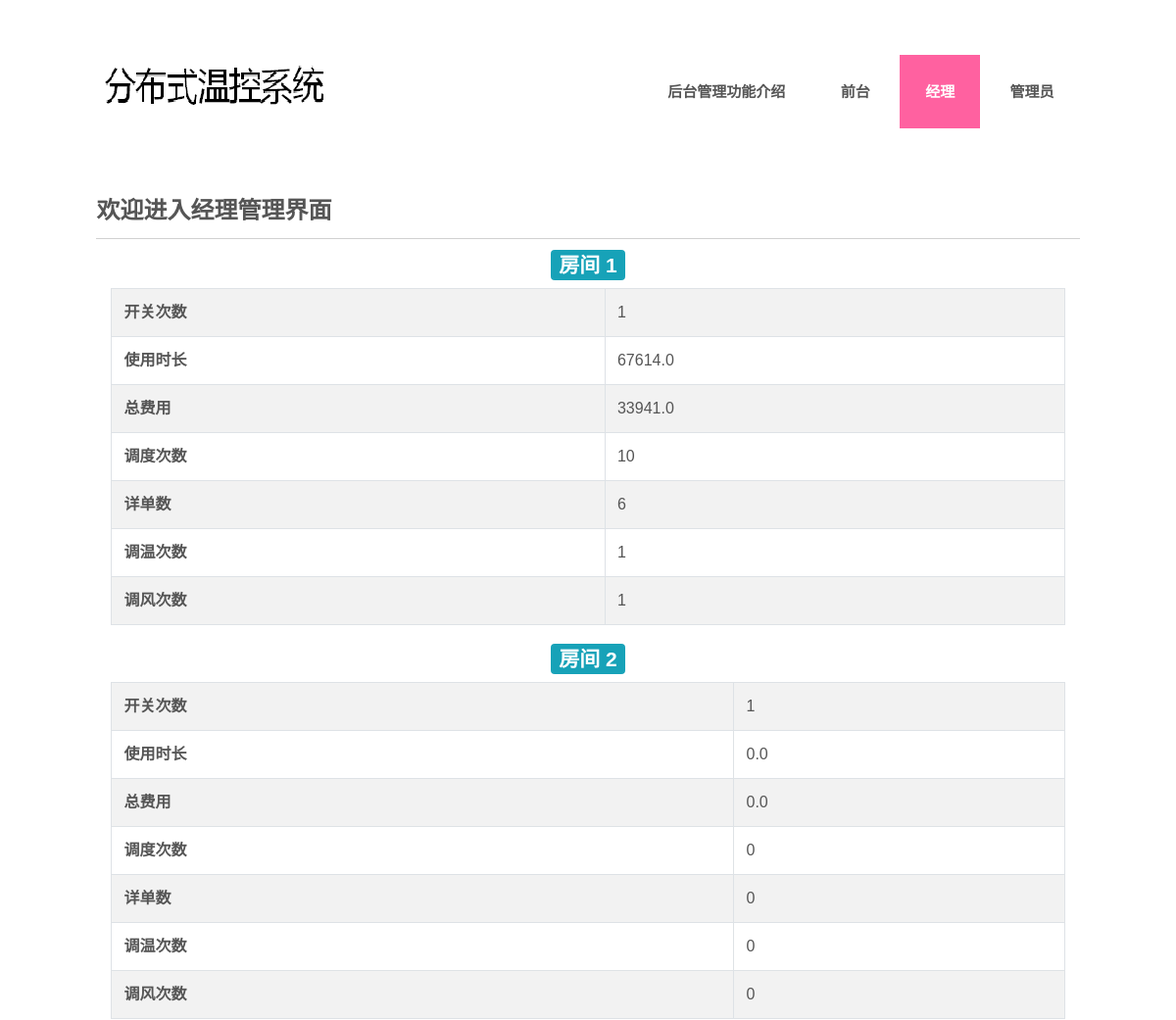
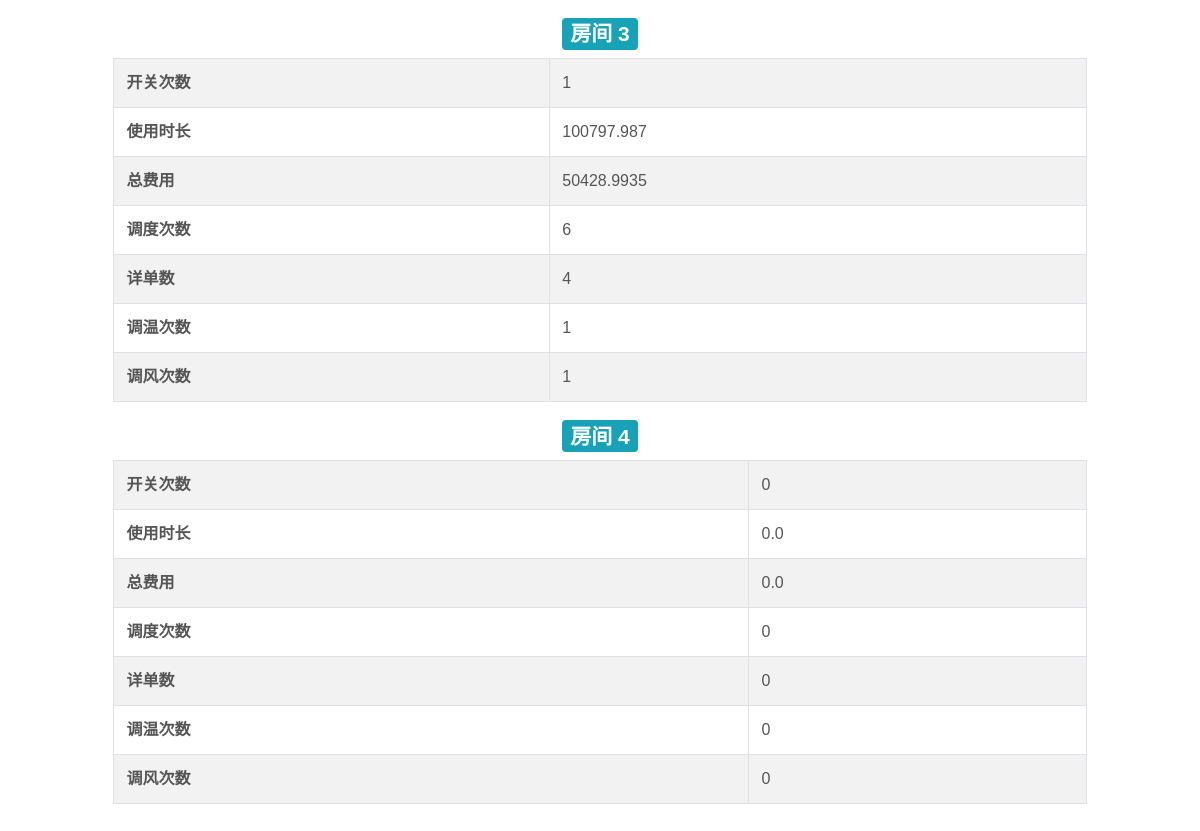
The page /server/boss/ on the database as committed earlier (2 pictures, top to bottom).
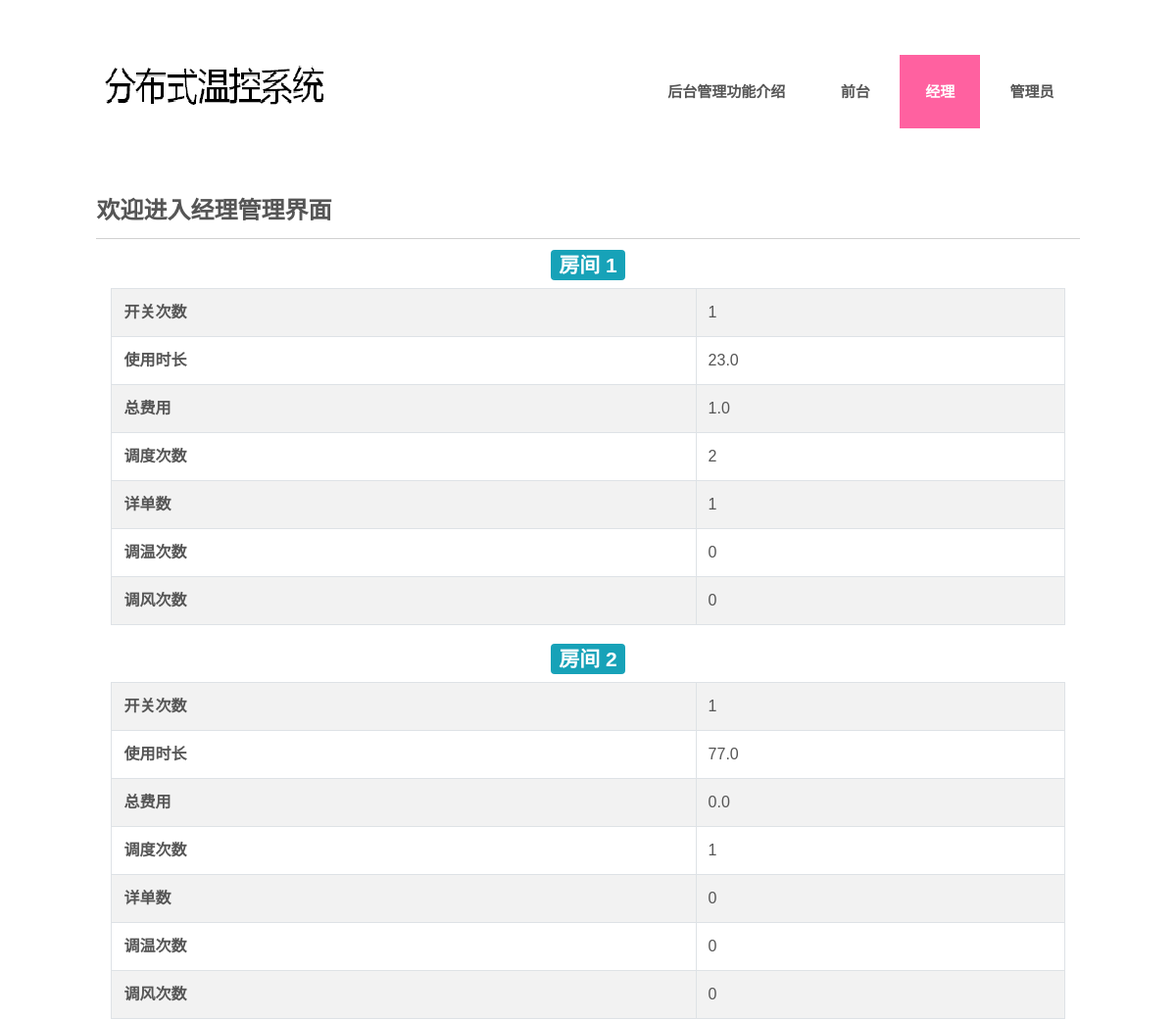
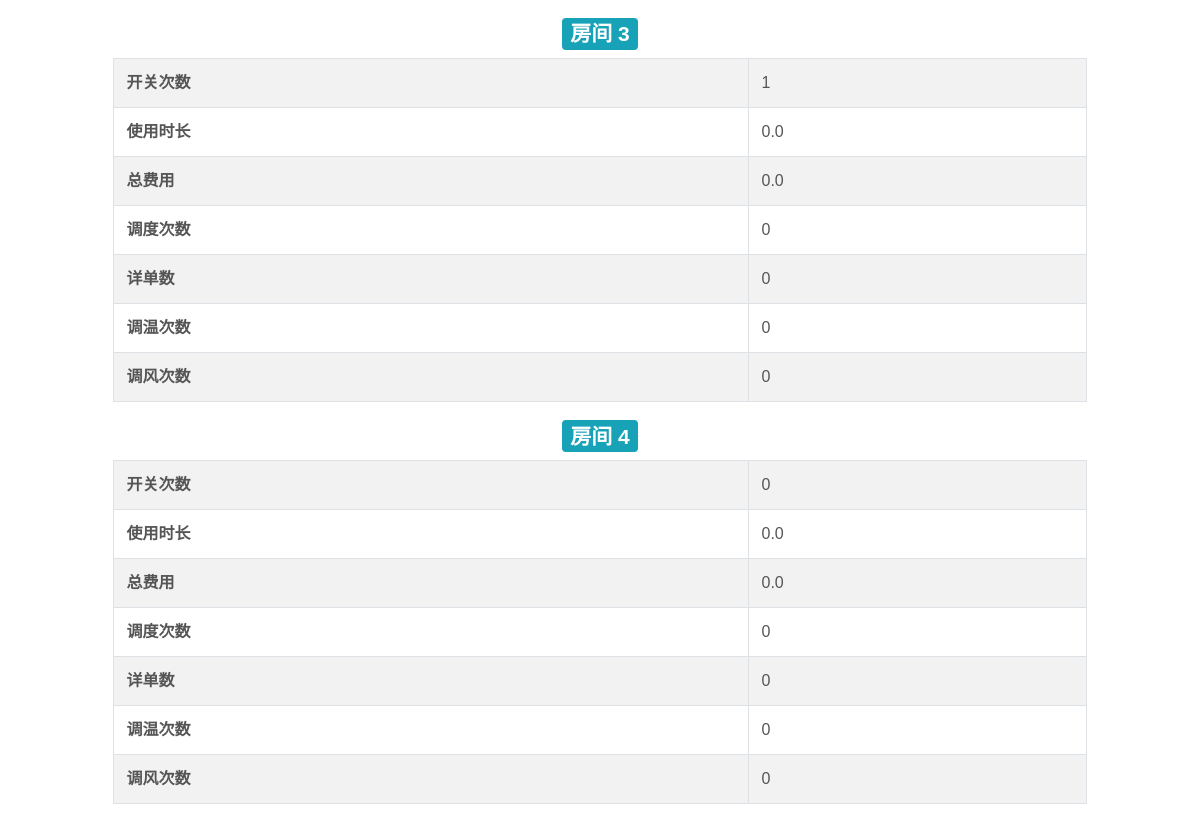
The same page on the database as committed later (2 pictures, top to bottom).
### server/models.py (models this page shows)
class Report(models.Model):
    room = models.ForeignKey(Room, on_delete=models.CASCADE)
    times_of_on_and_off = models.IntegerField(default=0)
    serving_duration = models.FloatField(default=0)
    total_Fee = models.FloatField(default=0)
    times_of_dispatch = models.IntegerField(default=0)
    number_of_RDR = models.IntegerField(default=0)
    times_of_changeTemp = models.IntegerField(default=0)
    times_of_changeFanSpeed = models.IntegerField(default=0)

### server/views.py (the view)
# urls.py: path('boss/', views.boss, name='boss'),
def boss(request):
    report = Report.objects.all()
    return render(request, 'boss.html', {'report': report})

### templates/boss.html (shortened to what this page needs)
<!DOCTYPE HTML>
<html lang="en">
<head>
<link rel="stylesheet" href="https://cdn.staticfile.org/twitter-bootstrap/4.1.0/css/bootstrap.min.css">
<link href="/static/css/style.css" rel="stylesheet" type="text/css" media="all" />
</head>
<body>
<div class="wrap">
<div class="wrapper">
	<div class="header">
		<div class="logo">
			<a href="{% url 'index' %}"><img src="/static/images/logo.png" alt=""></a>
		</div>
		<div class="cssmenu">
			<ul>
			  	<li><a href="{% url 'index' %}">后台管理功能介绍</a></li>
				<li><a href="{% url 'reception' %}">前台</a></li>
				<li class="active"><a href="{% url 'boss' %}">经理</a></li>
				<li class="has-sub"><a href="{% url 'manager' %}">管理员</a></li>
			 </ul>
		</div>
	</div>
    <div class="main1">
        <div class="content">
        <h2>欢迎进入经理管理界面</h2>
        </div>
        <div class="container">
        {% for i in report %}
        <h3 style="text-align:center" id={{ i.room_id }}><span class="badge badge-info">房间 {{ i.room_id }}</span></h3>
        <table class="table table-striped table-bordered">
        <tr>
            <td><b>开关次数</b></td>
            <td>{{ i.times_of_on_and_off }}</td>
        </tr>
        <tr>
            <td><b>使用时长</b></td>
            <td>{{ i.serving_duration }}</td>
        </tr>
        <tr>
            <td><b>总费用</b></td>
            <td>{{ i.total_Fee }}</td>
        </tr>
        <tr>
            <td><b>调度次数</b></td>
            <td>{{ i.times_of_dispatch }}</td>
        </tr>
        <tr>
            <td><b>详单数</b></td>
            <td>{{ i.number_of_RDR }}</td>
        </tr>
        <tr>
            <td><b>调温次数</b></td>
            <td>{{ i.times_of_changeTemp }}</td>
        </tr>
        <tr>
            <td><b>调风次数</b></td>
            <td>{{ i.times_of_changeFanSpeed }}</td>
        </tr>
        </table>
        {% endfor %}
        </div>
    </div>
</div>
</div>
</body>
</html>

Rows that differ between the two databases and show on the page:
changed Report (number 1 of 4 on the later page): serving_duration "67614.0" → "23.0"; total_Fee "33941.0" → "1.0"; times_of_dispatch "10" → "2"; number_of_RDR "6" → "1"; times_of_changeTemp "1" → "0"; times_of_changeFanSpeed "1" → "0"
changed Report (number 2 of 4 on the later page): serving_duration "0.0" → "77.0"; times_of_dispatch "0" → "1"
changed Report (number 3 of 4 on the later page): serving_duration "100797.987" → "0.0"; total_Fee "50428.9935" → "0.0"; times_of_dispatch "6" → "0"; number_of_RDR "4" → "0"; times_of_changeTemp "1" → "0"; times_of_changeFanSpeed "1" → "0"
